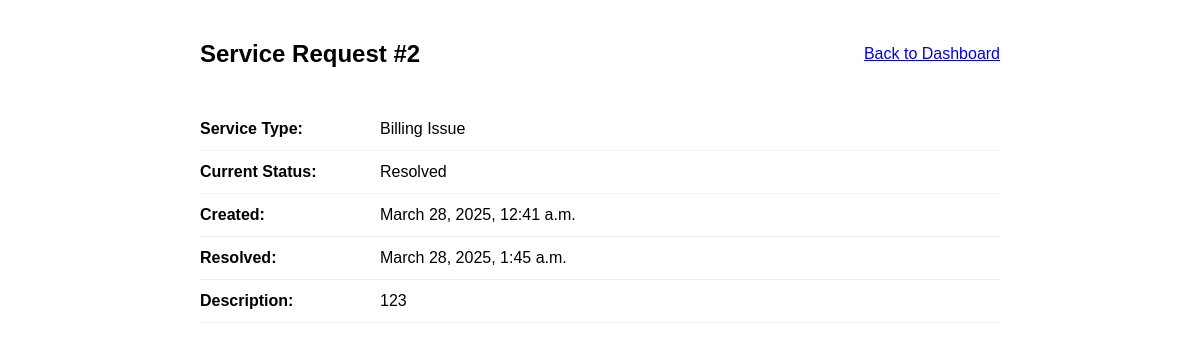
/request/2/ (signed in), run on the app's committed database.
### requests/models.py (models this page shows, shortened)
class ServiceRequest(models.Model):
    STATUS_CHOICES = [
        ('Pending', 'Pending'),
        ('In Progress', 'In Progress'),
        ('Resolved', 'Resolved'),
    ]
    PRIORITY_CHOICES = [
        ('Low', 'Low'),
        ('Medium', 'Medium'),
        ('High', 'High'),
        ('Urgent', 'Urgent'),
    ]
    SERVICE_TYPES = [
        ('New Connection', 'New Connection'),
        ('Billing Issue', 'Billing Issue'),
        ('Gas Leak', 'Gas Leak'),
        ('Meter Problem', 'Meter Problem'),
        ('Other', 'Other'),
    ]
    customer = models.ForeignKey(
        Customer,
        on_delete=models.CASCADE,
        related_name='service_requests'
    )
    service_type = models.CharField(
        max_length=100,
        choices=SERVICE_TYPES,
        help_text="Type of service requested"
    )
    description = models.TextField(help_text="Detailed description of the issue")
    attached_file = models.FileField(
        upload_to='service_requests/',
        blank=True,
        null=True,
        help_text="Supporting documentation or images"
    )
    status = models.CharField(
        max_length=20,
        choices=STATUS_CHOICES,
        default='Pending',
        db_index=True
    )
    priority = models.CharField(
        max_length=20,
        choices=PRIORITY_CHOICES,
        default='Medium',
        db_index=True
    )
    created_at = models.DateTimeField(auto_now_add=True, db_index=True)
    updated_at = models.DateTimeField(auto_now=True)
    resolved_at = models.DateTimeField(blank=True, null=True)
    notes = models.TextField(
        blank=True,
        null=True,
        help_text="Support staff notes"
    )
    assigned_to = models.ForeignKey(
        SupportRepresentative,
        on_delete=models.SET_NULL,
        null=True,
        blank=True,
        related_name='assigned_requests'
    )
    class Meta:
        verbose_name = "Service Request"
        verbose_name_plural = "Service Requests"
        ordering = ['-created_at']
        indexes = [
            models.Index(fields=['customer', 'status']),
            models.Index(fields=['status', 'created_at']),
            models.Index(fields=['priority', 'status']),
        ]

### requests/views.py (the view)
# urls.py: path('request/<int:request_id>/', request_detail, name='request_detail'),
@login_required
def request_detail(request, request_id):
    try:
        service_request = get_object_or_404(ServiceRequest, id=request_id)
        if not (hasattr(request.user, 'role') and request.user.role == 'support_staff'):
            try:
                customer = Customer.objects.get(user=request.user)
                if service_request.customer != customer:
                    messages.error(request, "You don't have permission to view this request.")
                    return redirect('dashboard')
                user_requests = ServiceRequest.objects.filter(customer=customer).order_by('-created_at')
                for index, req in enumerate(user_requests, 1):
                    if req.id == service_request.id:
                        service_request.user_request_id = index
                        break
            except Customer.DoesNotExist:
                messages.error(request, "You don't have permission to view this request.")
                return redirect('dashboard')
    except Exception as e:
        logger.error(f"Error in request_detail view: {str(e)}")
        messages.error(request, "An error occurred while retrieving the request details.")
        return redirect('dashboard')
    return render(request, 'request_detail.html', {'service_request': service_request})

### requests/templates/request_detail.html (shortened to what this page needs)
<!DOCTYPE html>
<html lang="en">
  <head>
  </head>
  <body>
    <div class="container">
      <div class="header">
        <h2>Service Request #{{ service_request.user_request_id }}</h2>
        <a href="{% url 'dashboard' %}">Back to Dashboard</a>
      </div>
      <div class="request-details">
        <div class="detail-row">
          <div class="detail-label">Service Type:</div>
          <div class="detail-value">{{ service_request.service_type }}</div>
        </div>
        <div class="detail-row">
          <div class="detail-label">Current Status:</div>
          <div class="detail-value" class="status-{{ service_request.status|lower|cut:' ' }}">{{ service_request.status }}</div>
        </div>
        <div class="detail-row">
          <div class="detail-label">Created:</div>
          <div class="detail-value">{{ service_request.created_at }}</div>
        </div>
        {% if service_request.resolved_at %}
        <div class="detail-row">
          <div class="detail-label">Resolved:</div>
          <div class="detail-value">{{ service_request.resolved_at }}</div>
        </div>
        {% endif %}
        <div class="detail-row">
          <div class="detail-label">Description:</div>
          <div class="detail-value">{{ service_request.description }}</div>
        </div>
      </div>
    </div>
  </body>
</html>

### requests/templates/request_detail.html (style rules this page uses)
body { font-family: Arial, sans-serif; margin: 0; padding: 20px; }
.container { max-width: 800px; margin: 0 auto; }
.header { display: flex; justify-content: space-between; align-items: center; margin-bottom: 20px; }
.request-details { margin-bottom: 30px; }
.detail-row { display: flex; border-bottom: 1px solid #eee; padding: 12px 0; }
.detail-label { font-weight: bold; width: 180px; }
.detail-value { flex: 1; }

### data on the page
ServiceRequest: user_request_id "2", service_type "Billing Issue", status "Resolved", created_at "March 28, 2025, 12:41 a.m.", resolved_at "March 28, 2025, 1:45 a.m.", description "123"
